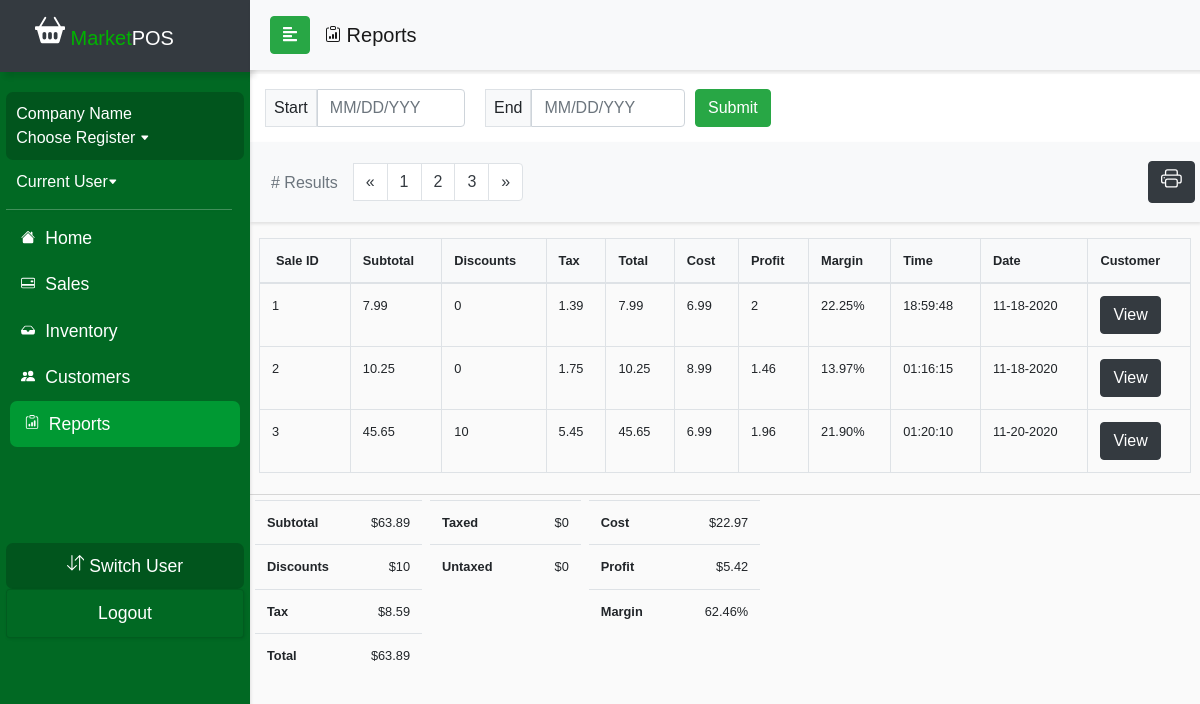
Page /currentDraft/reportsTotalTemplate.php on the earlier database version.
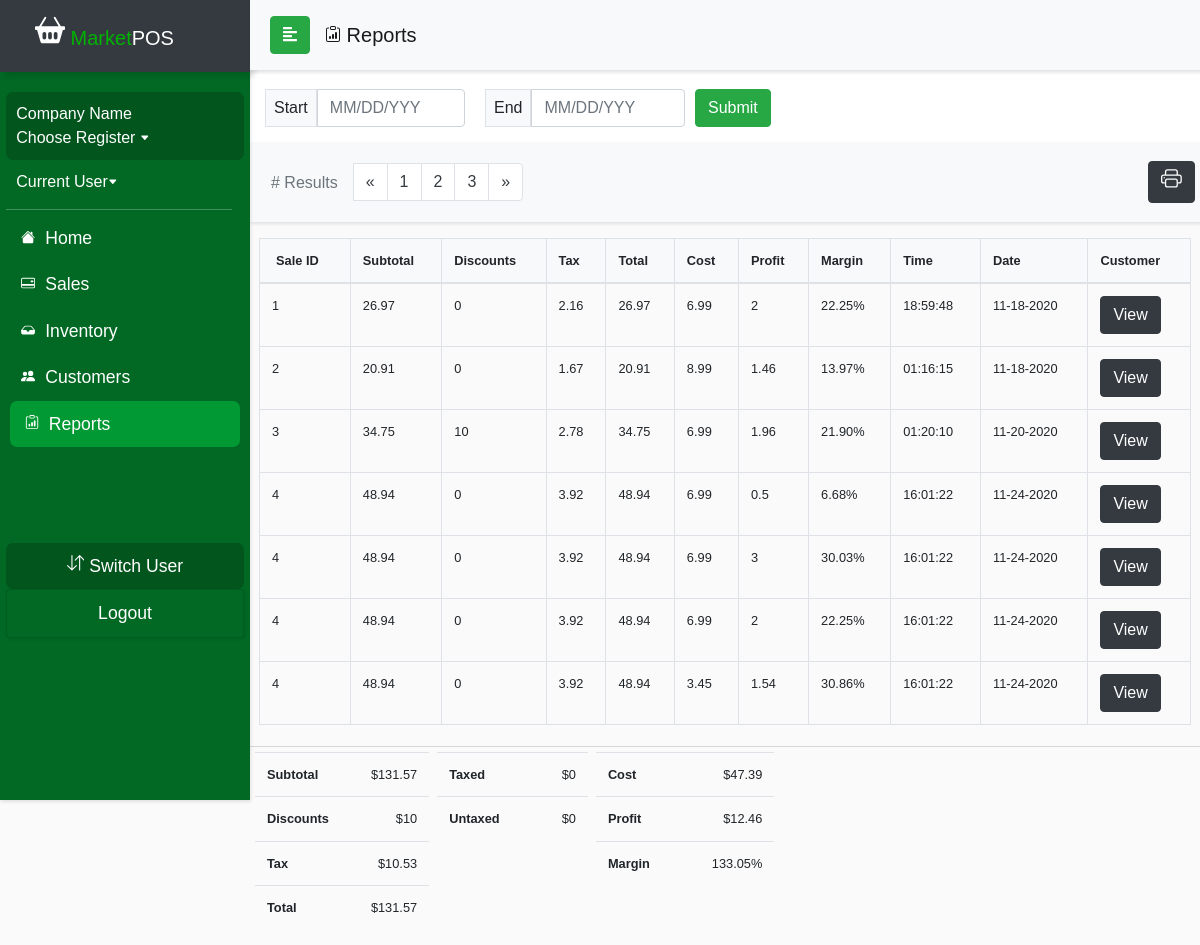
Same page on the later database version.
### tables this page shows
CREATE TABLE `ticket_system` (
  `ticket_id` int(11) NOT NULL,
  `date` date DEFAULT NULL,
  `company_name` varchar(50) DEFAULT NULL,
  `time` time DEFAULT NULL,
  `quantity` int(11) DEFAULT NULL,
  `subtotal` float DEFAULT NULL,
  `total` float DEFAULT NULL,
  `discount` float DEFAULT NULL,
  `tax` float DEFAULT NULL,
  `tax_rate` float DEFAULT NULL,
  `cash` float DEFAULT NULL,
  `credit` float DEFAULT NULL,
  `cart_purchase` tinyint(1) DEFAULT NULL,
  `customer_id` int(11) DEFAULT NULL,
  `employee_id` int(11) DEFAULT NULL
);

CREATE TABLE `product_inventory` (
  `product_id` int(11) NOT NULL,
  `productName` varchar(50) NOT NULL,
  `productType` varchar(50) NOT NULL,
  `productSubType` varchar(50) NOT NULL,
  `unit_price` float NOT NULL,
  `cost` float NOT NULL,
  `in_stock` int(11) NOT NULL,
  `vendor_id` int(11) DEFAULT NULL,
  `OID` int(11) DEFAULT NULL
);

### currentDraft/reportsTotalTemplate.php (the view, shortened to what the changed rows need)
<?php
include_once('config.php');
$query = "SELECT ticket_system.*, product_inventory.cost, product_inventory.unit_price FROM ticket_system
          LEFT JOIN cart_inprogress ON ticket_system.ticket_id=cart_inprogress.CID LEFT JOIN cart ON
          cart_inprogress.CID=cart.CID LEFT JOIN product_inventory ON cart.product_id=product_inventory.product_id";
$result = mysqli_query($conn, $query);
?>
<!DOCTYPE html>
<html>
<head>
  <link rel="stylesheet" href="css/bootstrap.min.css">
  <link rel="stylesheet" href="userStyle2.css">
  <link rel="stylesheet" href="css/jquery.mCustomScrollbar.min.css">
  <link rel="stylesheet" href="css/bootstrap-datepicker3.css">
</head>
<body>
  <div>
    <nav id="sidebar">
      <div class="sidebar-header bg-dark">
        <h1><span><a class="navbar-brand relative-top" href="indexDraft.php">
              <span style="color: #00b300"> Market</span>POS</a></h1>
      </div>
  </div>
  <div id="content">
    <br>
    <div class="wrapper" class="bg-white">
      <div class="row px-4 justify-content-center">
        <table class="table table-bordered table-hover mt-3" id="table" style="font-size:80%;">
          <thead class="bg-light">
            <tr>
              <th class="px-3"> Sale ID </th>
              <th> Subtotal </th>
              <th> Discounts </th>
              <th> Tax </th>
              <th> Total</th>
              <th> Cost </th>
              <th> Profit</th>
              <th> Margin </th>
              <th> Time </th>
              <th> Date </th>
              <th> Customer</th>
            </tr>
          </thead>
          <tbody >
          <?php
    if (isset($_POST['submit'])) {
    $DateBegin = date('Y-m-d', strtotime($_POST['sdate']));
    $DateEnd = date('Y-m-d', strtotime($_POST['edate']));
    $search = mysqli_real_escape_string($conn, $DateBegin);
    while ($row = mysqli_fetch_assoc($result)) {
    if (($row['date'] >= $DateBegin) && ($row['date'] <= $DateEnd)){
      $profit = $row['unit_price'] - $row['cost'];
      $operation = ($profit/$row['unit_price']) * 100;
      $margin = number_format($operation, 2, '.', '');
      $Date = date("m-d-Y", strtotime($row['date']));
      echo "<tr><td>"
      . $row['ticket_id'] . "</td><td>". $row['subtotal'] . "</td><td>" . $row['discount'] . "</td><td>" . $row['tax'] . "</td><td>" . $row['total'] . "</td><td>" . $row['cost'] .
      "</td><td>" . $profit . "</td><td>" . $margin . "% </td><td>" . $row['time'] . "</td><td>" . $Date . "</td><td><a class='btn btn-dark'
      role='button' href='customerDetail.php?Detail=". $row['customer_id'] . "'>View</a>";
    }
      }
        ?>
              </tbody>
            </table>
          </div>
          <div id="contentline"></div>
          <div class="row pl-3">
            <div class="px-1">
              <table class="table table-responsive" style="font-size:80%;">
                <thead>
                </thead>
                <tbody>
                  <tr>
                  <?php
                  $sum=0;
                  $sql = "SELECT subtotal FROM ticket_system WHERE date BETWEEN '$DateBegin' and '$DateEnd'";
                  $result = mysqli_query($conn, $sql);
                  while ($row = mysqli_fetch_assoc($result)) {
                       $sum += $row['subtotal'];
                  }
                  ?>
                    <th style="padding-right: 30px;"> Subtotal </th>
                    <td class="text-right">$<?php echo $sum; ?></td>
                  </tr>
                  <tr>
                  <?php
                  $sum=0;
                  $sql = "SELECT discount FROM ticket_system WHERE date BETWEEN '$DateBegin' and '$DateEnd'";
                  $result = mysqli_query($conn, $sql);
                  while ($row = mysqli_fetch_assoc($result)) {
                  $sum += $row['discount'];
                  }
                  ?>
                    <th style="padding-right: 30px;"> Discounts </th>
                    <td class="text-right">$<? echo $sum; ?></td>
                  </tr>
                  <tr>
                  <?php
                  $sum=0;
                  $sql = "SELECT tax FROM ticket_system WHERE date BETWEEN '$DateBegin' and '$DateEnd'";
                  $result = mysqli_query($conn, $sql);
                  while ($row = mysqli_fetch_assoc($result)) {
                  $sum += $row['tax'];
                  }
                  ?>
                    <th style="padding-right: 30px;"> Tax </th>
                    <td class="text-right">$<?php echo $sum; ?></td>
                  </tr>
                  <tr>
                  <?php
                  $sum=0;
                  $sql = "SELECT total FROM ticket_system WHERE date BETWEEN '$DateBegin' and '$DateEnd'";
                  $result = mysqli_query($conn, $sql);
                  while ($row = mysqli_fetch_assoc($result)) {
                  $sum += $row['total'];
                  }
                  ?>
                    <th style="padding-right: 30px;"> Total </th>
                    <td class="text-right">$<? echo $sum ?></td>
                  </tr>
                </tbody>
              </table>
            </div>
            <div class="px-1">
              <table class="table table-responsive" style="font-size:80%;">
                <thead>
                </thead>
                <tbody>
                  <tr>
                    <th style="padding-right: 50px;"> Taxed </th>
                    <td class="text-right">$0</td>
                  </tr>
                  <tr>
                    <th style="padding-right: 50px;"> Untaxed </th>
                    <td class="text-right">$0</td>
                  </tr>
                </tbody>
              </table>
            </div>
            <div class="px-1">
              <table class="table table-responsive" style="font-size:80%;">
                <thead>
                </thead>
                <tbody>
              <tr>
              <?php
              $sum=0;
              $sql = "SELECT ticket_system.*, product_inventory.cost, product_inventory.unit_price FROM ticket_system
                        LEFT JOIN cart_inprogress ON ticket_system.ticket_id=cart_inprogress.CID LEFT JOIN cart ON
                        cart_inprogress.CID=cart.CID LEFT JOIN product_inventory ON cart.product_id=product_inventory.product_id
                        WHERE date BETWEEN '$DateBegin' and '$DateEnd'";
              $result = mysqli_query($conn, $sql);
              while ($row = mysqli_fetch_assoc($result)) {
                      $sum += $row['cost'];
                }
              ?>
                <th style="padding-right: 50px;"> Cost </th>
                <td class="text-right">$<?php echo $sum; ?></td>
              </tr>
              <tr>
              <?php
              $sum=0;
              $sql = "SELECT ticket_system.*, product_inventory.cost, product_inventory.unit_price FROM ticket_system
                        LEFT JOIN cart_inprogress ON ticket_system.ticket_id=cart_inprogress.CID LEFT JOIN cart ON
                        cart_inprogress.CID=cart.CID LEFT JOIN product_inventory ON cart.product_id=product_inventory.product_id
                        WHERE date BETWEEN '$DateBegin' and '$DateEnd'";
              $result = mysqli_query($conn, $sql);
              while ($row = mysqli_fetch_assoc($result)) {
                $profit = $row['unit_price'] - $row['cost'];
                      $sum += $profit;
                }
              ?>
                <th style="padding-right: 50px;"> Profit </th>
                <td class="text-right">$<?php echo $sum; ?></td>
              </tr>
              <tr>
              <?php
              $sum=0;
              $sql = "SELECT ticket_system.*, product_inventory.cost, product_inventory.unit_price FROM ticket_system
                        LEFT JOIN cart_inprogress ON ticket_system.ticket_id=cart_inprogress.CID LEFT JOIN cart ON
                        cart_inprogress.CID=cart.CID LEFT JOIN product_inventory ON cart.product_id=product_inventory.product_id
                        WHERE date BETWEEN '$DateBegin' and '$DateEnd'";
              $result = mysqli_query($conn, $sql);
              while ($row = mysqli_fetch_assoc($result)) {
                $operation = ($profit/$row['unit_price']) * 100;
                $margin = number_format($operation, 2, '.', '');
                      $sum += $margin;
                }
              ?>
                <th style="padding-right: 50px;"> Margin </th>
                <td class="text-right"><?php echo $sum; ?>%</td>
              </tr>
            </tbody>
              </table>
            </div>
          </div>
        </div>
    <?php
    }
    else {
      while ($row = mysqli_fetch_assoc($result)) {
        $profit = $row['unit_price'] - $row['cost'];
        $operation = ($profit/$row['unit_price']) * 100;
        $margin = number_format($operation, 2, '.', '');
        $Date = date("m-d-Y", strtotime($row['date']));
        echo "<tr><td>"
        . $row['ticket_id'] . "</td><td>". $row['subtotal'] . "</td><td>" . $row['discount'] . "</td><td>" . $row['tax'] . "</td><td>" . $row['total'] . "</td><td>" . $row['cost'] .
        "</td><td>" . $profit . "</td><td>" . $margin . "% </td><td>" . $row['time'] . "</td><td>" . $Date . "</td><td><a class='btn btn-dark'
        role='button' href='customerDetail.php?Detail=". $row['customer_id'] . "'>View</a>";
      }
    ?>
          </tbody>
        </table>
      </div>
      <div id="contentline"></div>
      <div class="row pl-3">
        <div class="px-1">
          <table class="table table-responsive" style="font-size:80%;">
            <tbody>
              <tr>
              <?php
                  $sum=0;
                  $sql = "SELECT * FROM ticket_system";
                  $result = mysqli_query($conn, $sql);
                  while ($row = mysqli_fetch_assoc($result)) {
                  $sum += $row['subtotal'];
                  }
                  ?>
                    <th style="padding-right: 30px;"> Subtotal </th>
                    <td class="text-right">$<?php echo $sum; ?></td>
                  </tr>
                  <tr>
                  <?php
                  $sum=0;
                  $sql = "SELECT * FROM ticket_system";
                  $result = mysqli_query($conn, $sql);
                  while ($row = mysqli_fetch_assoc($result)) {
                  $sum += $row['discount'];
                  }
                  ?>
                    <th style="padding-right: 30px;"> Discounts </th>
                    <td class="text-right">$<? echo $sum; ?></td>
                  </tr>
                  <tr>
                  <?php
                  $sum=0;
                  $sql = "SELECT * FROM ticket_system";
                  $result = mysqli_query($conn, $sql);
                  while ($row = mysqli_fetch_assoc($result)) {
                  $sum += $row['tax'];
                  }
                  ?>
                    <th style="padding-right: 30px;"> Tax </th>
                    <td class="text-right">$<?php echo $sum; ?></td>
                  </tr>
                  <tr>
                  <?php
                  $sum=0;
                  $sql = "SELECT * FROM ticket_system";
                  $result = mysqli_query($conn, $sql);
                  while ($row = mysqli_fetch_assoc($result)) {
                  $sum += $row['total'];
                  }
                  ?>
                    <th style="padding-right: 30px;"> Total </th>
                    <td class="text-right">$<? echo $sum; ?></td>
                  </tr>
            </tbody>
          </table>
        </div>
        <div class="px-1">
          <table class="table table-responsive" style="font-size:80%;">
            <tbody>
              <tr>
                <th style="padding-right: 50px;"> Taxed </th>
                <td class="text-right">$0</td>
              </tr>
              <tr>
                <th style="padding-right: 50px;"> Untaxed </th>
                <td class="text-right">$0</td>
              </tr>
            </tbody>
          </table>
        </div>
        <div class="px-1">
          <table class="table table-responsive" style="font-size:80%;">
            <tbody>
              <tr>
              <?php
              $sum=0;
              $sql = "SELECT ticket_system.*, product_inventory.cost, product_inventory.unit_price FROM ticket_system
                        LEFT JOIN cart_inprogress ON ticket_system.ticket_id=cart_inprogress.CID LEFT JOIN cart ON
                        cart_inprogress.CID=cart.CID LEFT JOIN product_inventory ON cart.product_id=product_inventory.product_id";
              $result = mysqli_query($conn, $sql);
              while ($row = mysqli_fetch_assoc($result)) {
                      $sum += $row['cost'];
                }
              ?>
                <th style="padding-right: 50px;"> Cost </th>
                <td class="text-right">$<?php echo $sum; ?></td>
              </tr>
              <tr>
              <?php
              $sum=0;
              $sql = "SELECT ticket_system.*, product_inventory.cost, product_inventory.unit_price FROM ticket_system
                        LEFT JOIN cart_inprogress ON ticket_system.ticket_id=cart_inprogress.CID LEFT JOIN cart ON
                        cart_inprogress.CID=cart.CID LEFT JOIN product_inventory ON cart.product_id=product_inventory.product_id";
              $result = mysqli_query($conn, $sql);
              while ($row = mysqli_fetch_assoc($result)) {
                $profit = $row['unit_price'] - $row['cost'];
                      $sum += $profit;
                }
              ?>
                <th style="padding-right: 50px;"> Profit </th>
                <td class="text-right">$<?php echo $sum; ?></td>
              </tr>
              <tr>
              <?php
              $sum=0;
              $sql = "SELECT ticket_system.*, product_inventory.cost, product_inventory.unit_price FROM ticket_system
                        LEFT JOIN cart_inprogress ON ticket_system.ticket_id=cart_inprogress.CID LEFT JOIN cart ON
                        cart_inprogress.CID=cart.CID LEFT JOIN product_inventory ON cart.product_id=product_inventory.product_id";
              $result = mysqli_query($conn, $sql);
              while ($row = mysqli_fetch_assoc($result)) {
                $operation = ($profit/$row['unit_price']) * 100;
                $margin = number_format($operation, 2, '.', '');
                      $sum += $margin;
                }
              ?>
                <th style="padding-right: 50px;"> Margin </th>
                <td class="text-right"><?php echo $sum; ?>%</td>
              </tr>
            </tbody>
          </table>
        </div>
      </div>
      <?php } ?>
    </div>
</body>
</html>

Differences in the rows shown:
changed ticket_system id 1: subtotal "7.99" → "26.97"; tax "1.39" → "2.16"; total "7.99" → "26.97"
changed ticket_system id 2: subtotal "10.25" → "20.91"; tax "1.75" → "1.67"; total "10.25" → "20.91"
changed ticket_system id 3: subtotal "45.65" → "34.75"; tax "5.45" → "2.78"; total "45.65" → "34.75"
added ticket_system: ticket_id "4", subtotal "48.94", discount "0", tax "3.92", total "48.94", product_inventory.cost "6.99", product_inventory.unit_price+cost "0.5", product_inventory.unit_price+cost "6.68", time "16:01:22", date "11-24-2020", product_inventory.unit_price+cost "3", product_inventory.unit_price+cost "30.03", product_inventory.unit_price+cost "2", product_inventory.unit_price+cost "22.25", product_inventory.cost "3.45", product_inventory.unit_price+cost "1.54", product_inventory.unit_price+cost "30.86"
Other differences:
$sum: "63.89" → "131.57"
$sum: "8.59" → "10.53"
$sum: "22.97" → "47.39"
$sum: "5.42" → "12.46"
$sum: "62.46" → "133.05"
